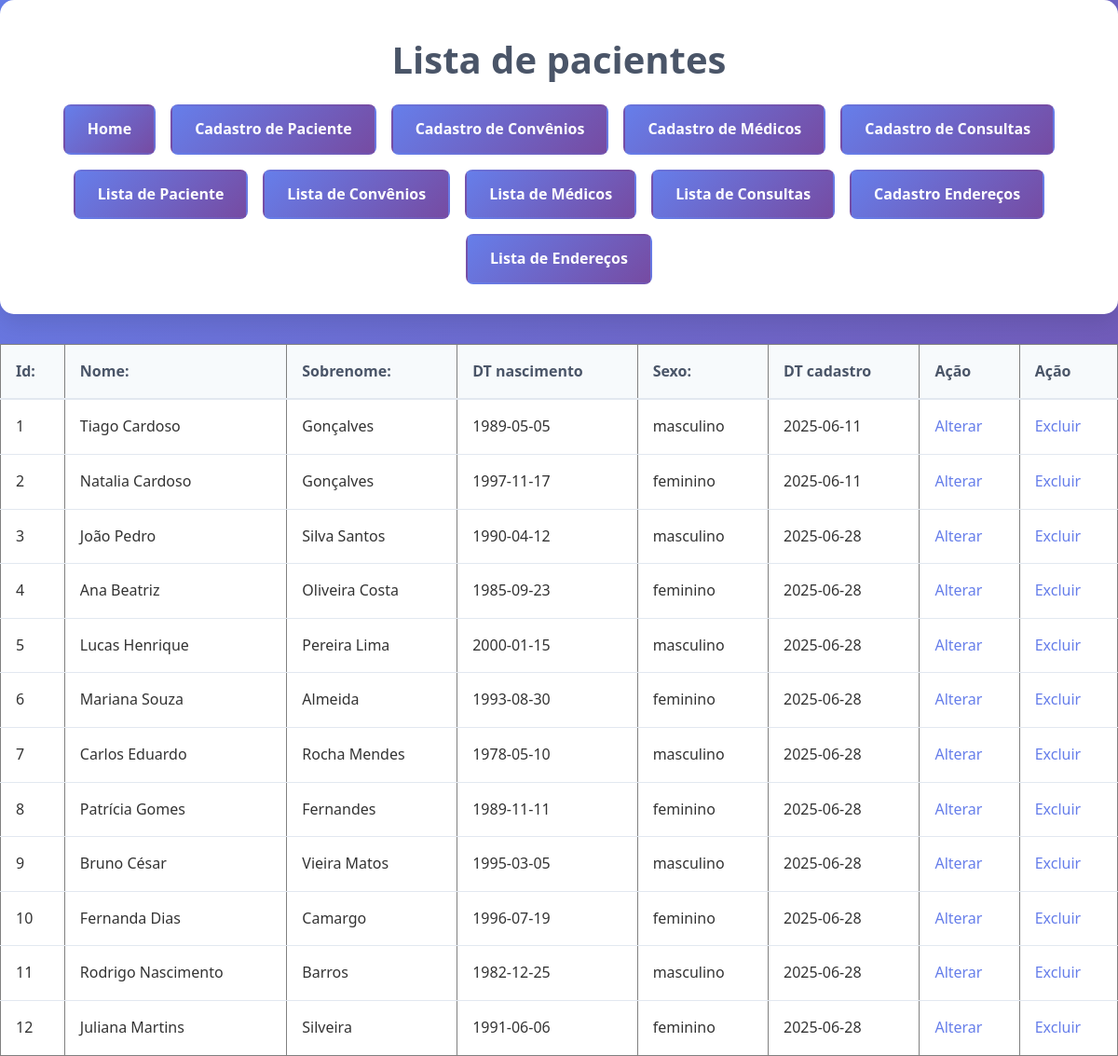
/frontend/lista_paciente.php, run on the app's committed database.
### tables this page shows
CREATE TABLE pacientes (
  id INT NOT NULL AUTO_INCREMENT PRIMARY KEY,
  nome VARCHAR(45) NOT NULL,
  sobrenome VARCHAR(30) NOT NULL,
  data_nascimento DATE NOT NULL,
  sexo VARCHAR(20) NOT NULL,
  data_cadastro DATE NOT NULL
);

### Conexao.php (called while the page is built)
<?php
class Conexao{
    public static function getInstance(){
        $db_dbhost = "localhost";
        $db_name = "gestaodb";
        $db_user = "root";
        $db_pass = "";
        try{
        $pdo =new PDO("mysql:host={$db_dbhost};dbname={$db_name};",$db_user,$db_pass);
        $pdo->setAttribute(PDO::ATTR_ERRMODE, PDO::ERRMODE_EXCEPTION);
        $pdo->setAttribute(PDO::ATTR_DEFAULT_FETCH_MODE, PDO::FETCH_ASSOC);
         return $pdo;
        }catch(PDOException $e){
        die("Erro de conexão com o banco".$e->getMessage());
        }
    }
}
?>

### backend/DAO/PacienteDAO.php (called while the page is built, shortened)
<?php
require_once '../Conexao.php';
require_once '../backend/Model/Paciente.php';
class PacienteDAO
{
     private $bd;
    public function __construct()
    {
        $this->bd = Conexao::getInstance();
    }
    public function getAll()
    {
        $sql = "SELECT * FROM pacientes";
        $pacientes = [];
        $stmt = $this->bd->query($sql);
        while ($row = $stmt->fetch(PDO::FETCH_ASSOC)) {
            $pacientes[] = new Paciente(
                $row['id'],
                $row['nome'],
                $row['sobrenome'],
                $row['data_nascimento'],
                $row['sexo'],
                $row['data_cadastro']
            );
        }
        return $pacientes;
    }
}

### backend/Model/Paciente.php (called while the page is built, shortened)
<?php
class Paciente{
    private ?int $id;
    private string $nome;
    private string $sobrenome;
    private string $data_nascimento;
    private string $sexo;
    private string $data_cadastro;
    public function __construct(?int $id,$nome,$sobrenome, $data_nascimento,$sexo,$data_cadastro){
     $this->id =  $id;
     $this->nome =  $nome;
     $this->sobrenome = $sobrenome;
     $this->data_nascimento = $data_nascimento;
     $this->sexo = $sexo;
     $this->data_cadastro = $data_cadastro;
    }
     public function getId(){
        return $this->id;
     }
        public function getNome(){
        return $this->nome;
     }
        public function getSobrenome(){
        return $this->sobrenome;
     }
    public function getData_nascimento(){
        return $this->data_nascimento;
     }
        public function getSexo(){
        return $this->sexo;
     }
    public function getData_cadastro(){
        return $this->data_cadastro;
     }
    }
?>

### frontend/lista_paciente.php (the view, shortened to what this page needs)
<?php
require_once '../backend/DAO/PacienteDAO.php';
$dao = new PacienteDAO();
$pacientes = $dao->getAll();
?>
<!DOCTYPE html>
<html lang="pt-br">
<head>
    <link rel="stylesheet" href="../css/style.css">
</head>
<body>
  <header>
    <h1>Lista de pacientes</h1>
    <nav>
      <ul>
          <li><a href="../index.php">Home</a></li>
          <li><a href="form_consultas.php">Cadastro de Paciente</a></li>
          <li><a href="form_convenio.php">Cadastro de Convênios</a></li>
          <li><a href="form_medicos.php">Cadastro de Médicos</a></li>
          <li><a href="form_consultas.php">Cadastro de Consultas</a></a></li>
          <li><a href="lista_paciente.php">Lista de Paciente</a></li>
          <li><a href="lista_convenio.php">Lista de Convênios</a></li>
          <li><a href="lista_medicos.php">Lista de Médicos</a></li>
          <li><a href="lista_consultas.php">Lista de Consultas</a></li>
          <li><a href="form_endereco.php">Cadastro Endereços</a></li>
          <li><a href="lista_endereco.php">Lista de Endereços</a></li>
      </ul>
    </nav>
  </header>
  <table border="1">
        <tr>
            <th>Id:</th>
            <th>Nome:</th>
            <th>Sobrenome:</th>
            <th>DT nascimento</th>
            <th>Sexo:</th>
            <th>DT cadastro</th>
            <th>Ação</th>
             <th>Ação</th>
        </tr>
    <?php foreach ($pacientes as $paciente): ?>
        <tr>
            <td><?= $paciente->getId() ?></td>
            <td><?= $paciente->getNome() ?></td>
            <td><?= $paciente->getSobrenome() ?></td>
            <td><?= $paciente->getData_nascimento() ?></td>
              <td><?= $paciente->getSexo() ?></td>
            <td><?= $paciente->getData_cadastro() ?></td>
            <td><a href="form_paciente.php?id=<?=$paciente->getId()?>">Alterar</a></td>
              <td><a href="../backend/excluirPaciente.php?id=<?=$paciente->getId()?>">Excluir</a></td>
        </tr>
    <?php endforeach; ?>
  </table>
</body>
</html>

### css/style.css (style rules this page uses)
* { margin: 0; padding: 0; box-sizing: border-box; }
body { font-family: 'Segoe UI', Tahoma, Geneva, Verdana, sans-serif; background: linear-gradient(135deg, #667eea 0%, #764ba2 100%); min-height: 100vh; color: #333; line-height: 1.6; }
header { background: white; padding: 2rem; border-radius: 15px; box-shadow: 0 10px 25px rgba(0,0,0,0.1); margin-bottom: 2rem; }
header h1 { color: #4a5568; font-size: 2.5rem; margin-bottom: 1rem; text-align: center; }
nav { margin-top: 1rem; }
nav ul { list-style: none; display: flex; flex-wrap: wrap; gap: 1rem; justify-content: center; }
nav ul li { margin: 0; }
ul { list-style-type: none; padding-left: 0; }
nav a { display: inline-block; padding: 0.75rem 1.5rem; background: linear-gradient(135deg, #667eea, #764ba2); color: white; text-decoration: none; border-radius: 8px; font-weight: 600; transition: all 0.3s ease; border: 2px solid transparent; }
table { width: 100%; border-collapse: collapse; background: white; }
th, td { padding: 1rem; text-align: left; border-bottom: 1px solid #e2e8f0; }
th { background: #f7fafc; font-weight: 600; color: #4a5568; border-bottom: 2px solid #e2e8f0; }
tr:last-child td { border-bottom: none; }
a { color: #667eea; text-decoration: none; transition: color 0.3s ease; }
h1, h2, h3 { color: #4a5568; margin-bottom: 1rem; }
h1 { font-size: 2.5rem; }

### data on the page
pacientes: id "1", nome "Tiago Cardoso", sobrenome "Gonçalves", data_nascimento "1989-05-05", sexo "masculino", data_cadastro "2025-06-11"
pacientes: id "2", nome "Natalia Cardoso", sobrenome "Gonçalves", data_nascimento "1997-11-17", sexo "feminino", data_cadastro "2025-06-11"
pacientes: id "3", nome "João Pedro", sobrenome "Silva Santos", data_nascimento "1990-04-12", sexo "masculino", data_cadastro "2025-06-28"
pacientes: id "4", nome "Ana Beatriz", sobrenome "Oliveira Costa", data_nascimento "1985-09-23", sexo "feminino", data_cadastro "2025-06-28"
pacientes: id "5", nome "Lucas Henrique", sobrenome "Pereira Lima", data_nascimento "2000-01-15", sexo "masculino", data_cadastro "2025-06-28"
pacientes: id "6", nome "Mariana Souza", sobrenome "Almeida", data_nascimento "1993-08-30", sexo "feminino", data_cadastro "2025-06-28"
pacientes: id "7", nome "Carlos Eduardo", sobrenome "Rocha Mendes", data_nascimento "1978-05-10", sexo "masculino", data_cadastro "2025-06-28"
pacientes: id "8", nome "Patrícia Gomes", sobrenome "Fernandes", data_nascimento "1989-11-11", sexo "feminino", data_cadastro "2025-06-28"
pacientes: id "9", nome "Bruno César", sobrenome "Vieira Matos", data_nascimento "1995-03-05", sexo "masculino", data_cadastro "2025-06-28"
pacientes: id "10", nome "Fernanda Dias", sobrenome "Camargo", data_nascimento "1996-07-19", sexo "feminino", data_cadastro "2025-06-28"
pacientes: id "11", nome "Rodrigo Nascimento", sobrenome "Barros", data_nascimento "1982-12-25", sexo "masculino", data_cadastro "2025-06-28"
pacientes: id "12", nome "Juliana Martins", sobrenome "Silveira", data_nascimento "1991-06-06", sexo "feminino", data_cadastro "2025-06-28"
